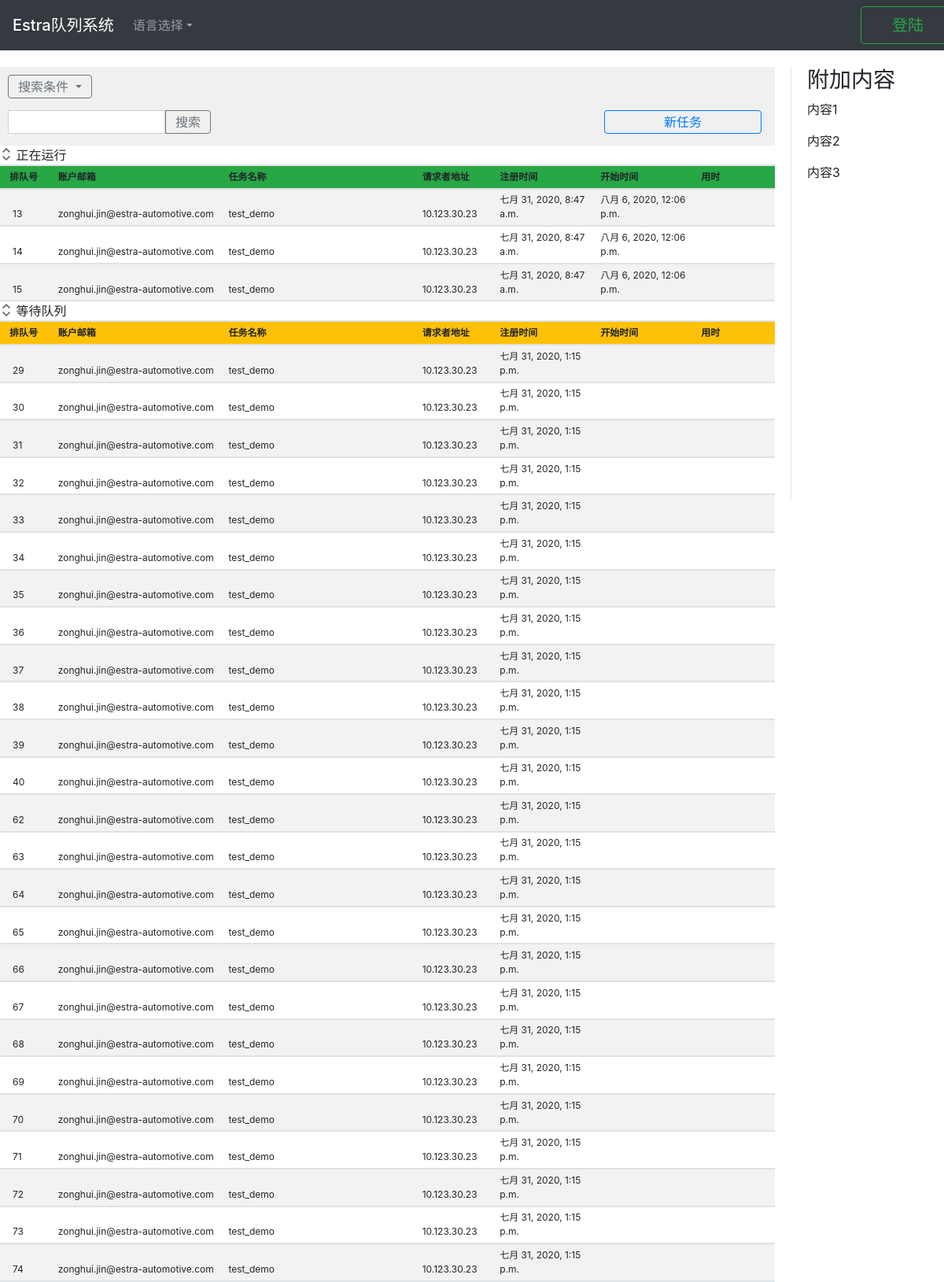
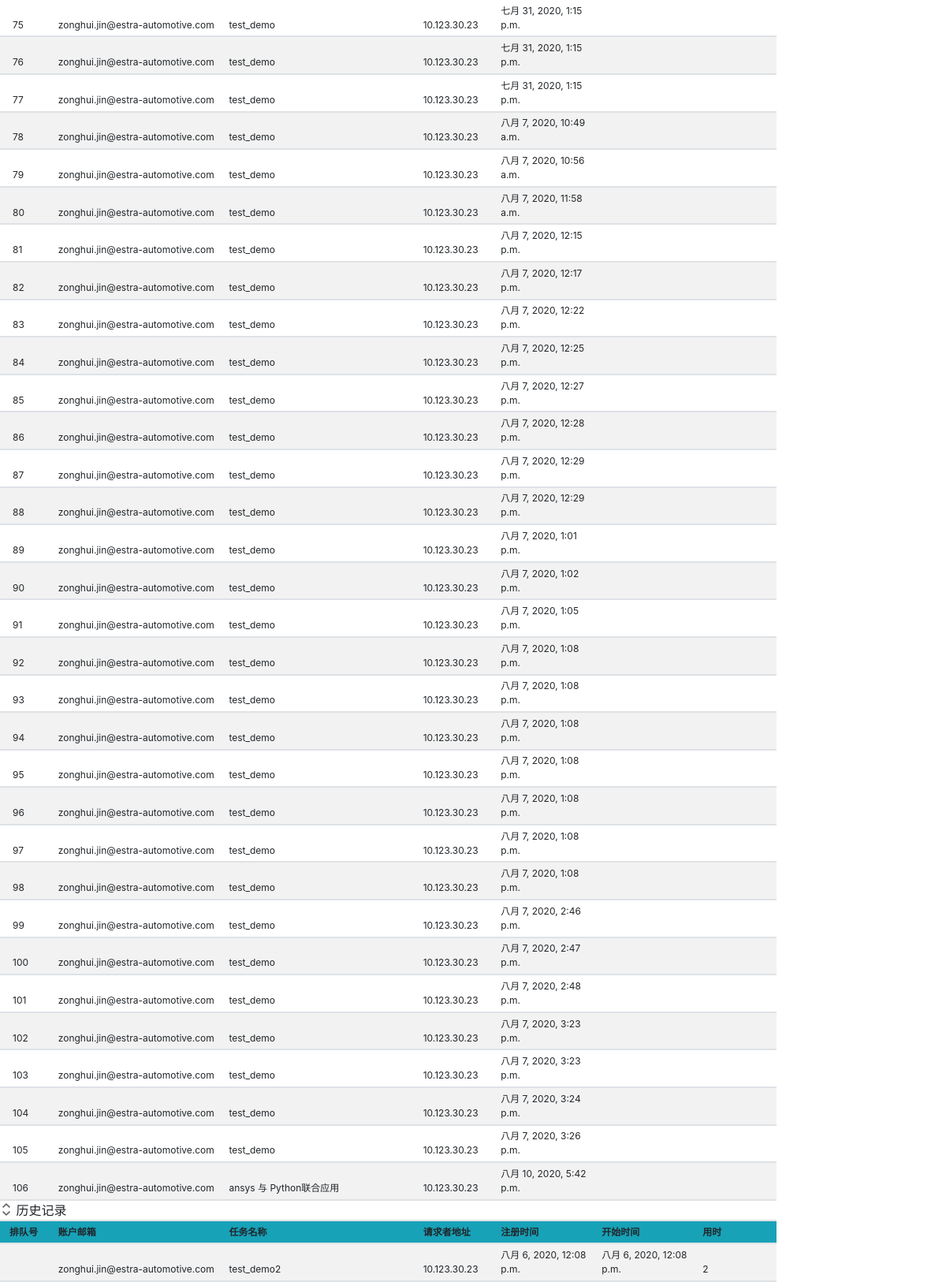
Before: / with the older database file (2 pictures, top to bottom).
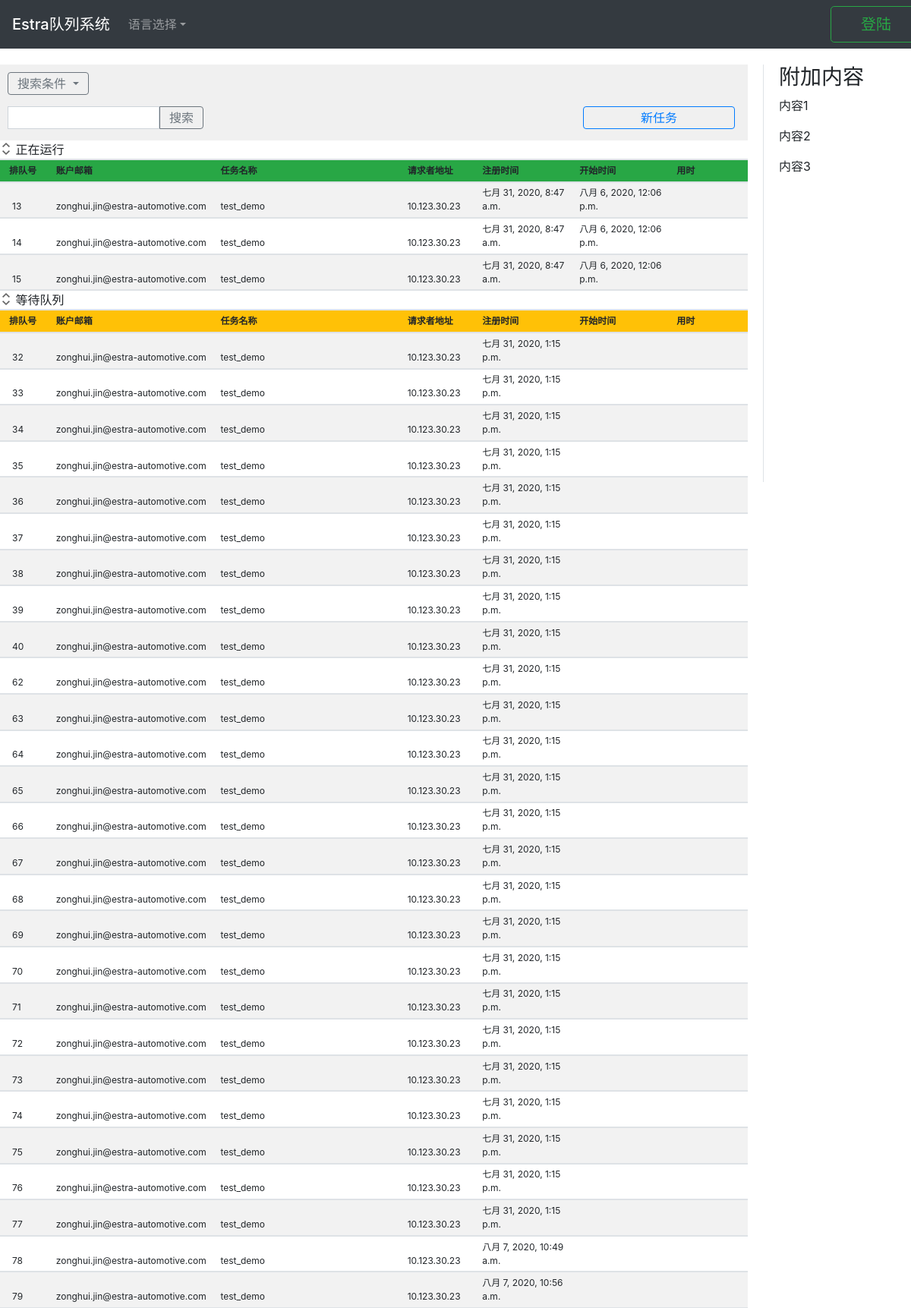
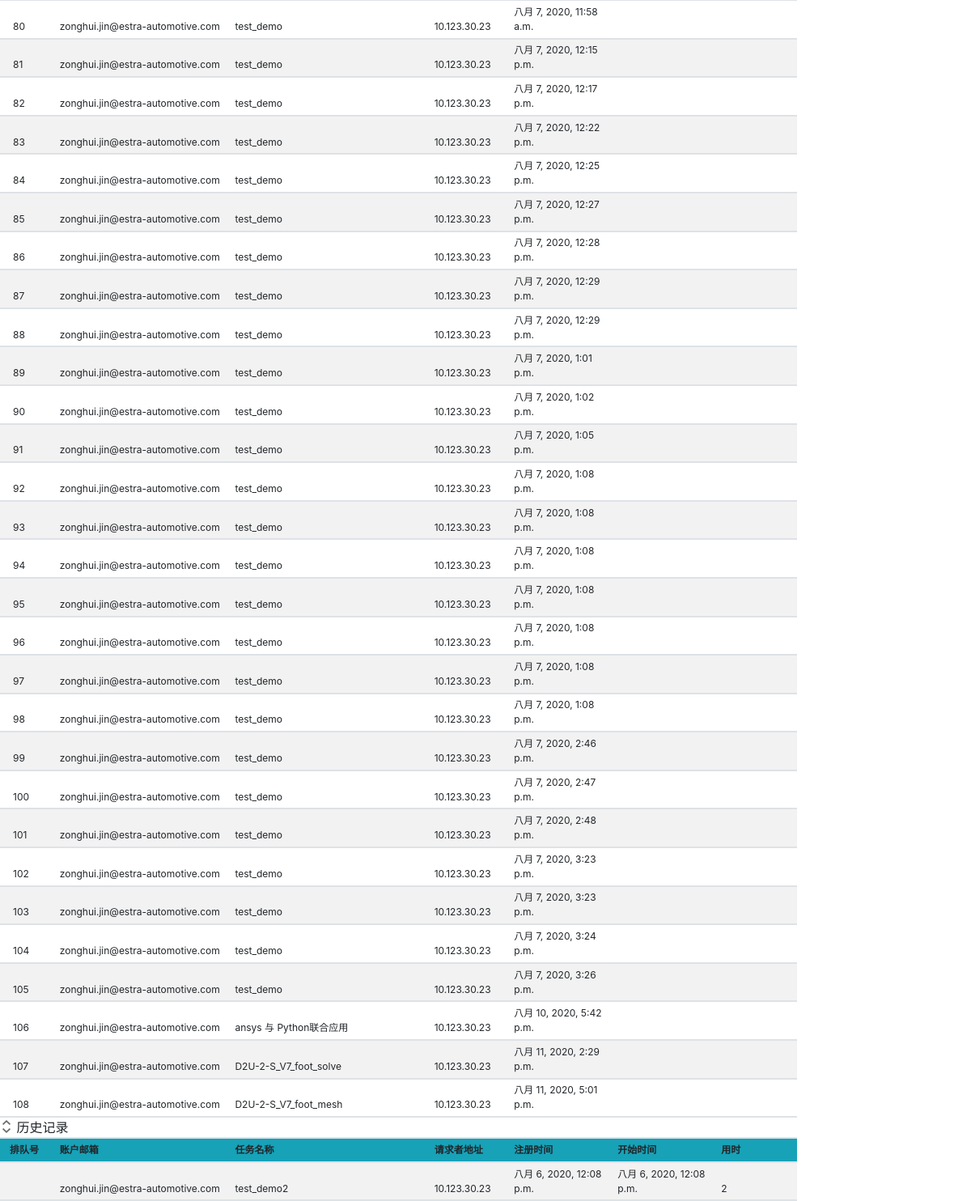
After: the same page with the newer database file (2 pictures, top to bottom).
### app_queue/models.py (models this page shows, shortened)
class RunningList(models.Model):
    objects = models.Manager()
    id = models.AutoField('ID', primary_key=True)
    account_email = models.EmailField('账户邮箱', )
    sender_address = models.CharField('请求者地址', max_length=64)
    mission_name = models.CharField('任务名称', max_length=32)
    mission_data = models.TextField('任务详情', )
    register_time = models.DateTimeField('注册时间')
    start_time = models.DateTimeField('开始时间', auto_now_add=True)
    class Meta:
        ordering = ["start_time"]
        verbose_name = "正在计算队列"
        verbose_name_plural = "正在计算队列"

class WaitList(models.Model):
    objects = models.Manager()                  # for reminder purpose
    id = models.AutoField('ID', primary_key=True)
    order_id = models.IntegerField('队列ID', unique=True, auto_created=True)
    account_email = models.EmailField('账户邮箱', )
    sender_address = models.CharField('请求者地址', max_length=64)
    mission_name = models.CharField('任务名称', max_length=32)
    mission_data = models.TextField('任务详情', )
    register_time = models.DateTimeField('注册时间', auto_now_add=True)
    class Meta:
        ordering = ["order_id"]
        verbose_name = "等待队列"
        verbose_name_plural = "等待队列"

class HistoryList(models.Model):
    objects = models.Manager()
    id = models.AutoField('ID', primary_key=True)
    account_email = models.EmailField('账户邮箱', )
    sender_address = models.CharField('请求者地址', max_length=64)
    mission_name = models.CharField('任务名称', max_length=32)
    mission_data = models.TextField('任务详情', )
    register_time = models.DateTimeField('注册时间')
    start_time = models.DateTimeField('开始时间')
    used_time = models.CharField('用时', max_length=64)
    class Meta:
        ordering = ["id"]
        verbose_name = "历史记录队列"
        verbose_name_plural = "历史记录队列"

### app_queue/views.py (the view)
# urls.py: path(r'', views.index),
def index(request):
    running_list = models.RunningList.objects.all()
    waiting_list = models.WaitList.objects.all()
    history_list = models.HistoryList.objects.all()
    parameters = {
        'running_list': running_list,
        'waiting_list': waiting_list,
        'history_list': history_list,
    }
    return render(request, 'index.html', parameters)

### app_queue/templates/index.html (shortened to what this page needs)
{% extends 'base.html' %}
{% load static %}
{% block css %}
<link href="{% static 'css/index2.css' %}" rel="stylesheet"/>{% endblock %}
{% block content %}
<div class="block_content_left ">
    <div class="block_control">
        <div class="input-group-prepend ">
            <button class="btn btn-outline-secondary dropdown-toggle dropdown_search" type="button"
                    data-toggle="dropdown"
                    aria-haspopup="true" aria-expanded="false">搜索条件
            </button>
        </div>
        <div class="input-group mb-3">
            <input type="text" class="form-control input_search" aria-label="Text input with dropdown button">
            <button class="btn btn-outline-secondary btn_search" type="button" id="button-addon2">搜索</button>
            <button type="button" class="btn btn-outline-primary btn_add" id="btn_add_mission"
                    data-toggle="modal" data-target="">新任务
            </button>
        </div>
    </div>
    <div class="block_table table-hover table-striped table-sm" id="area_3tables">
        <div class="margin_bottom">
            <button class="btn_collapse" type="button" data-toggle="collapse"
                    data-target="#collapse_table1"
                    aria-expanded="false" aria-controls="collapse_table1">
            </button>
            正在运行
        </div>
        <div id="collapse_table1" class="collapse show">
            <table class="" id="table_running">
                <thead class="bg-success">
                <tr>
                    <th class="item1">
                        排队号
                    </th>
                    <th class="item2">账户邮箱</th>
                    <th class="item3">任务名称</th>
                    <th class="item4">请求者地址</th>
                    <th class="item5">注册时间</th>
                    <th class="item6">开始时间</th>
                    <th class="item7">用时</th>
                </tr>
                </thead>
                <tbody>
                {% for mission in running_list%}
                <tr>
                    <td class="item1_td">{{mission.id}}</td>
                    <td>{{mission.account_email}}</td>
                    <td>{{mission.mission_name}}</td>
                    <td>{{mission.sender_address}}</td>
                    <td>{{mission.register_time}}</td>
                    <td>{{mission.start_time}}</td>
                    <td></td>
                </tr>
                {% endfor %}
                </tbody>
            </table>
        </div>
        <div class="margin_bottom">
            <button class="btn_collapse" type="button" data-toggle="collapse"
                    data-target="#collapse_table2"
                    aria-expanded="false" aria-controls="collapse_table2">
            </button>
            等待队列
        </div>
        <div id="collapse_table2" class="collapse show">
            <table class="" id="table_waiting">
                <thead class="bg-warning">
                <tr>
                    <th class="item1">排队号</th>
                    <th class="item2">账户邮箱</th>
                    <th class="item3">任务名称</th>
                    <th class="item4">请求者地址</th>
                    <th class="item5">注册时间</th>
                    <th class="item6">开始时间</th>
                    <th class="item7">用时</th>
                </tr>
                </thead>
                <tbody>
                {% for mission in waiting_list %}
                <tr>
                    <td class="item1_td">{{mission.order_id}}</td>
                    <td>{{mission.account_email}}</td>
                    <td>{{mission.mission_name}}</td>
                    <td>{{mission.sender_address}}</td>
                    <td>{{mission.register_time}}</td>
                    <td>{{mission.start_time}}</td>
                    <td></td>
                </tr>
                {% endfor %}
                </tbody>
            </table>
        </div>
        <div class="margin_bottom">
            <button class="btn_collapse" type="button" data-toggle="collapse"
                    data-target="#collapse_table3"
                    aria-expanded="false" aria-controls="collapse_table3">
            </button>
            历史记录
        </div>
        <div id="collapse_table3" class="collapse show">
            <table class="" id="table_history">
                <thead class="bg-info">
                <tr>
                    <th class="item1">排队号</th>
                    <th class="item2">账户邮箱</th>
                    <th class="item3">任务名称</th>
                    <th class="item4">请求者地址</th>
                    <th class="item5">注册时间</th>
                    <th class="item6">开始时间</th>
                    <th class="item7">用时</th>
                </tr>
                </thead>
                <tbody>
                {% for mission in history_list %}
                <tr>
                    <td></td>
                    <td>{{mission.account_email}}</td>
                    <td>{{mission.mission_name}}</td>
                    <td>{{mission.sender_address}}</td>
                    <td>{{mission.register_time}}</td>
                    <td>{{mission.start_time}}</td>
                    <td>{{mission.used_time}}</td>
                </tr>
                {% endfor %}
                </tbody>
            </table>
        </div>
    </div>
</div>
<div class="block_additional">
    <div class="fix_aside">
        <h3>附加内容</h3>
        <p>内容1</p>
        <p>内容2</p>
        <p>内容3</p>
    </div>
</div>
{% endblock content %}

### templates/base.html (shortened to what this page needs)
<!doctype html>
{% load static %}
<html lang="en">
<head>
    <link rel="stylesheet" href="https://cdn.jsdelivr.net/npm/bootstrap@4.5.0/dist/css/bootstrap.min.css"
>
    <link rel="stylesheet" href="{%static 'css/base.css'%}">
    {% block css %}{% endblock %}
</head>
<body>
<div class="bg-dark fixed-top">
    <nav class="navbar navbar-expand-lg navbar-light navbar-dark bg-dark nav_content">
        <a class="navbar-brand mb-0 h1" href="/">Estra队列系统</a>
        <div class="collapse navbar-collapse" id="navbarSupportedContent">
            <ul class="navbar-nav mr-auto">
                <li class="nav-item dropdown">
                    <a class="nav-link dropdown-toggle" href="#" id="navbarDropdown" role="button"
                       data-toggle="dropdown"
                       aria-haspopup="true" aria-expanded="false">语言选择</a>
                </li>
            </ul>
            <button type="button" id="btn_login" data-toggle="modal" data-target="#modal_login"
                    class="btn btn-outline-success my-2 my-sm-0 btn-lg btn_sign_up">登陆
            </button>
        </div>
    </nav>
</div>
<div class="block_content">
{% block content %}
{% endblock%}
</div>
</body>
</html>

### static/css/base.css (style rules this page uses)
.nav_content { width: 1230px; margin: 0px auto; }
.block_content { position: relative; top: 80px; width: 1200px; margin: 5px auto; }
.btn_sign_up { width: 120px; }

### static/css/index2.css (style rules this page uses)
.block_content_left { float:left; width: 1000px; }
.block_control { height: 100px; margin-right: 15px; padding: 10px; background-color: #F0F0F0; }
.block_control .dropdown_search { height: 30px; margin-bottom: 15px; padding: 0.1rem 0.75rem; }
.block_control .input_search { flex: none; width: 200px; height: 30px; padding: 0.1rem 0.75rem; }
.block_control .btn_search { height: 30px; padding: 0.1rem 0.75rem; border-radius: 0px 0.25rem 0.25rem 0px; }
.block_control .btn_add { margin-left: 500px; width: 200px; padding: 0.1rem 0.75rem; }
.block_table { margin-right: 15px; }
.block_table table { width: 100%; color: #212529; }
.block_table .btn_collapse { width: 1rem; height: 1rem; border: 0px; background-color: #ffffff; background-image: url('../icon/expand.svg'); background-size: 100% 100%; background-repeat: no-repeat; }
.block_table .margin_bottom { border-bottom:2px solid #dee2e6; }
.block_table thead, th, td { vertical-align: bottom; font-size: 0.75rem; border-bottom:2px solid #dee2e6; }
.block_table .item1_td { padding-left: 1rem; width: 7%; }
.block_table .item1 { padding-left: 0.75rem; width: 7%; }
.block_table .item2 { width: 22%; }
.block_table .item3 { width: 25%; }
.block_table .item4 { width: 10%; }
.block_table .item5 { width: 13%; }
.block_table .item6 { width: 13%; }
.block_table .item7 { width: 10%; }
.block_additional { float: left; width: 195px; margin-left: 5px; }
.block_additional .fix_aside { position: fixed; height: 550px; width: 195px; z-index: 99; padding-left: 20px; border-left:1px solid #dee2e6; }

Changed rows visible on the page:
removed WaitList: order_id "29", account_email "zonghui.jin@estra-automotive.com", mission_name "test_demo", sender_address "10.123.30.23", register_time "七月 31, 2020, 1:15 p.m."
removed WaitList: order_id "30", account_email "zonghui.jin@estra-automotive.com", mission_name "test_demo", sender_address "10.123.30.23", register_time "七月 31, 2020, 1:15 p.m."
removed WaitList: order_id "31", account_email "zonghui.jin@estra-automotive.com", mission_name "test_demo", sender_address "10.123.30.23", register_time "七月 31, 2020, 1:15 p.m."
added WaitList: order_id "107", account_email "zonghui.jin@estra-automotive.com", mission_name "D2U-2-S_V7_foot_solve", sender_address "10.123.30.23", register_time "八月 11, 2020, 2:29 p.m."
added WaitList: order_id "108", account_email "zonghui.jin@estra-automotive.com", mission_name "D2U-2-S_V7_foot_mesh", sender_address "10.123.30.23", register_time "八月 11, 2020, 5:01 p.m."
